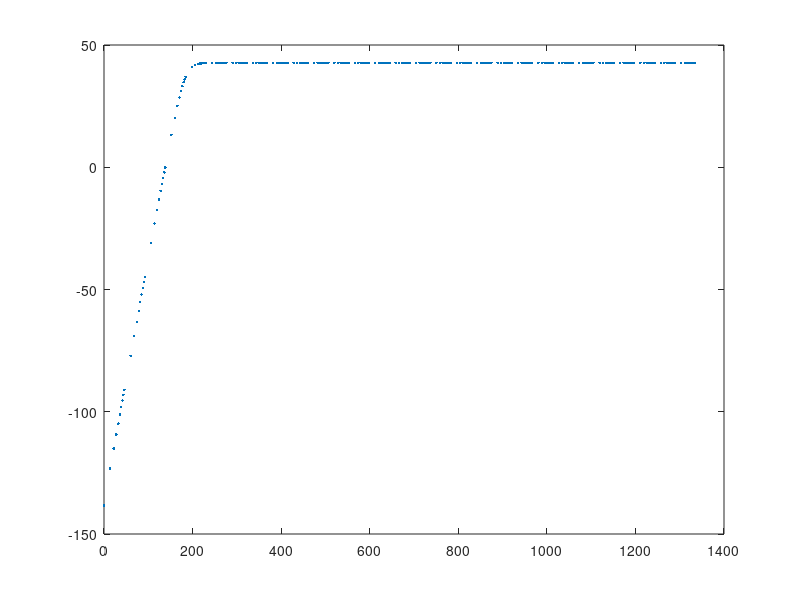
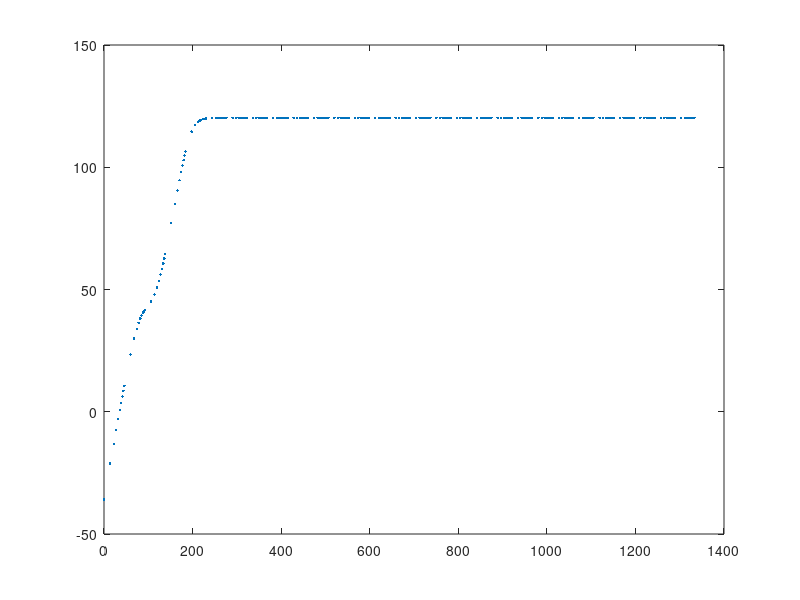

Source code (MATLAB) for these figures, in order:
%gain stage

VT=25e-3
BFN=178.7
VAFN=69.7
RE1=1015
C_in=365*10^(-9)

RC1=980
RB1=80000
RB2=20000
VBEON=0.7
VCC=12
RS=100
k=1
n=1
f=1;
C=4390*10^(-9)
C2=2250*10^(-9)
l=0;
Rl=8;
while k<30
  while n<10
    l=l+1;
      f=n*10^(k-1);

      int(l)=f;
      Zc=1/(i*2*pi*f*C);
      Zc2=1/(i*2*pi*f*C2);
      Zc_in=1/(i*2*pi*f*C_in);
      %--
      RE1_vdd=100;
      %--
      RB=1/(1/RB1+1/RB2);
      VEQ=RB2/(RB1+RB2)*VCC;
      IB1=(VEQ-VBEON)/(RB+(1+BFN)*RE1);
      IC1=BFN*IB1;
      IE1=(1+BFN)*IB1;
      VE1=RE1*IE1;
      VO1=VCC-RC1*IC1;
      VCE=VO1-VE1;
      
      %----
      RE1_vdd=100;
      RE1=(1/RE1_vdd+1/Zc)^(-1);
      RS1=RS+Zc_in;
      %-----
      gm1=IC1/VT;
      rpi1=BFN/gm1;
      ro1=VAFN/IC1;
      
      AV1_normal = (RB/(RS1+RB))*RC1*(RE1-gm1*rpi1*ro1)/((ro1+RC1+RE1)*((1/RB+1/RS1)^(-1)+rpi1+RE1)+gm1*RE1*ro1*rpi1 - RE1^2);

      AV1simple = gm1*RC1/(1+gm1*RE1);

      RE1=0;
      %%RE1=Zc;
      AV1 = RC1*(RE1-gm1*rpi1*ro1)/((ro1+RC1+RE1)*(RB+rpi1+RE1)+gm1*RE1*ro1*rpi1 - RE1^2);
      AV1simple = gm1*RC1/(1+gm1*RE1);

        %----
      RE1_vdd=100;
      RE1=(1/RE1_vdd+1/Zc)^(-1);
      %-----

      ZI1 = ((ro1+RC1+RE1)*(RB+rpi1+RE1)+gm1*RE1*ro1*rpi1 - RE1^2)/(ro1+RC1+RE1);

      ZX = ro1*((RB+rpi1)*RE1/(RB+rpi1+RE1))/(1/(1/ro1+1/(rpi1+RB)+1/RE1+gm1*rpi1/(rpi1+RB)));

      ZO1 = 1/(1/ZX+1/RC1);



      %ouput stage
      BFP = 227.3;
      VAFP = 37.2;
      RE2 = 100;
      VEBON = 0.7;
      VI2 = VO1;
      IE2 = (VCC-VEBON-VI2)/RE2;
      IC2 = BFP/(BFP+1)*IE2;
      VO2 = VCC - RE2*IE2;


      gm2 = IC2/VT;
      go2 = IC2/VAFP;
      gpi2 = gm2/BFP;
      ge2 = 1/RE2;

      AV2 = gm2/(gm2+gpi2+go2+ge2);



      ZI2 = (gm2+gpi2+go2+ge2)/gpi2/(gpi2+go2+ge2);

      ZO2 = 1/(gm2+gpi2+go2+ge2);
      %condensador
      AV3=Rl/(Rl+Zc2);
      
      %--
      gain(l)=AV1*AV2*AV3;
      gain2(l)=AV1_normal*AV2;
      n=n+1;
  endwhile
  n=1;
  k=k+1;
endwhile
%hold on
figure(1)
plot(20*log(int), 20*log(gain) , ".");
print("GAIN_Exprimental_R3_a_0", "-dpng");

figure(2)
plot(20*log(int), 20*log(gain2) , ".");
print("GAINVERDADEIRO", "-dpng");

